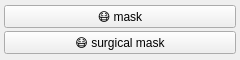
<?xml version="1.0" encoding="UTF-8"?>
<ui version="4.0">
 <class>clothes_mask_menu</class>
 <widget class="QWidget" name="clothes_mask_menu">
  <property name="geometry">
   <rect><x>0</x><y>0</y><width>240</width><height>60</height></rect>
  </property>
  <layout class="QGridLayout" name="grid">
   <property name="leftMargin"><number>4</number></property>
   <property name="topMargin"><number>4</number></property>
   <property name="rightMargin"><number>4</number></property>
   <property name="bottomMargin"><number>4</number></property>
   <property name="horizontalSpacing"><number>2</number></property>
   <property name="verticalSpacing"><number>2</number></property>
   <item row="0" column="0">
    <widget class="QPushButton" name="chk_mask">
     <property name="checkable"><bool>true</bool></property>
     <property name="text"><string>😷 mask</string></property>
     <property name="tags" stdset="0"><string>mask</string></property>
     <property name="group" stdset="0"><string>mask</string></property>
    </widget>
   </item>
   <item row="1" column="0">
    <widget class="QPushButton" name="chk_surgical_mask">
     <property name="checkable"><bool>true</bool></property>
     <property name="text"><string>😷 surgical mask</string></property>
     <property name="tags" stdset="0"><string>surgical mask</string></property>
     <property name="group" stdset="0"><string>mask</string></property>
    </widget>
   </item>
  </layout>
 </widget>
 <resources/>
 <connections/>
</ui>
